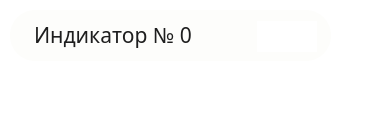
<?xml version="1.0" encoding="UTF-8"?>
<ui version="4.0">
 <class>indicatorwidget</class>
 <widget class="QWidget" name="indicatorwidget">
  <property name="geometry">
   <rect>
    <x>0</x>
    <y>0</y>
    <width>369</width>
    <height>114</height>
   </rect>
  </property>
  <property name="windowTitle">
   <string>Form</string>
  </property>
  <property name="styleSheet">
   <string notr="true">background: transparent;</string>
  </property>
  <widget class="QLabel" name="indicatorWidget">
   <property name="geometry">
    <rect>
     <x>10</x>
     <y>0</y>
     <width>321</width>
     <height>71</height>
    </rect>
   </property>
   <property name="sizePolicy">
    <sizepolicy hsizetype="Minimum" vsizetype="Maximum">
     <horstretch>0</horstretch>
     <verstretch>0</verstretch>
    </sizepolicy>
   </property>
   <property name="font">
    <font>
     <family>Trebuchet MS</family>
     <pointsize>12</pointsize>
     <fontweight>ExtraLight</fontweight>
    </font>
   </property>
   <property name="styleSheet">
    <string notr="true">font-family: &quot;Trebuchet MS&quot;, sans-serif;
font-size:12pt;
width: 400px;
color: #1E1E1E;
height: 50px;
background-color: #FDFDFB;
border-radius: 25px; /* Половина высоты для полного скругления */
display: flex;
align-items: center; /* Вертикальное выравнивание текста */
padding: 0 20px; /* Отступы с обоих концов */
box-shadow: 0 4px 8px rgba(0, 0, 0, 0.1); /* Небольшая тень для эффекта всплытия */
margin: 10px 0; /* Для отступа между элементами, если их несколько */
</string>
   </property>
   <property name="frameShadow">
    <enum>QFrame::Raised</enum>
   </property>
   <property name="text">
    <string>&lt;html&gt;&lt;head/&gt;&lt;body&gt;&lt;p&gt;&lt;span style=&quot; font-size:16pt;&quot;&gt;Индикатор № 0&lt;/span&gt;&lt;/p&gt;&lt;/body&gt;&lt;/html&gt;</string>
   </property>
  </widget>
  <widget class="QCheckBox" name="toggle0_2">
   <property name="enabled">
    <bool>true</bool>
   </property>
   <property name="geometry">
    <rect>
     <x>257</x>
     <y>21</y>
     <width>61</width>
     <height>31</height>
    </rect>
   </property>
   <property name="styleSheet">
    <string notr="true">QCheckBox::indicator {
	width: 60px;
	height: 80px;
	background: white;
}

QCheckBox::indicator:checked {
	image: url(:/image/resources/img/ON_final.png);
	background-size: cover;  
    background-position: center;  
    background-repeat: no-repeat;  
}

QCheckBox::indicator:unchecked {
	image: url(:/image/resources/img/OFF_final.png);
	background-size: cover;  
    background-position: center;  
    background-repeat: no-repeat;
}


</string>
   </property>
   <property name="text">
    <string/>
   </property>
  </widget>
  <widget class="QPushButton" name="infoButton">
   <property name="enabled">
    <bool>true</bool>
   </property>
   <property name="geometry">
    <rect>
     <x>150</x>
     <y>27</y>
     <width>18</width>
     <height>18</height>
    </rect>
   </property>
   <property name="sizePolicy">
    <sizepolicy hsizetype="Maximum" vsizetype="Maximum">
     <horstretch>0</horstretch>
     <verstretch>0</verstretch>
    </sizepolicy>
   </property>
   <property name="font">
    <font>
     <pointsize>9</pointsize>
     <bold>false</bold>
     <stylestrategy>PreferAntialias</stylestrategy>
    </font>
   </property>
   <property name="mouseTracking">
    <bool>true</bool>
   </property>
   <property name="tabletTracking">
    <bool>true</bool>
   </property>
   <property name="focusPolicy">
    <enum>Qt::StrongFocus</enum>
   </property>
   <property name="autoFillBackground">
    <bool>false</bool>
   </property>
   <property name="styleSheet">
    <string notr="true">image: url(:/image/resources/img/info_black3.png);
border-radius: 80px;</string>
   </property>
   <property name="text">
    <string/>
   </property>
   <property name="checkable">
    <bool>true</bool>
   </property>
   <property name="autoDefault">
    <bool>false</bool>
   </property>
   <property name="flat">
    <bool>true</bool>
   </property>
  </widget>
  <zorder>indicatorWidget</zorder>
  <zorder>infoButton</zorder>
  <zorder>toggle0_2</zorder>
 </widget>
 <resources/>
 <connections/>
</ui>
